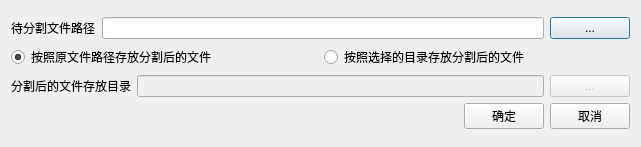
<?xml version="1.0" encoding="UTF-8"?>
<ui version="4.0">
 <class>DlgSplitFile</class>
 <widget class="QDialog" name="DlgSplitFile">
  <property name="geometry">
   <rect>
    <x>0</x>
    <y>0</y>
    <width>641</width>
    <height>147</height>
   </rect>
  </property>
  <property name="windowTitle">
   <string>分割文件</string>
  </property>
  <layout class="QGridLayout" name="gridLayout_7">
   <item row="0" column="0">
    <layout class="QGridLayout" name="gridLayout_6">
     <item row="0" column="0">
      <layout class="QGridLayout" name="gridLayout_4">
       <item row="0" column="0">
        <layout class="QGridLayout" name="gridLayout">
         <item row="0" column="0">
          <widget class="QLabel" name="label_2">
           <property name="text">
            <string>待分割文件路径</string>
           </property>
          </widget>
         </item>
         <item row="0" column="1">
          <widget class="QLineEdit" name="leMergedFilePath"/>
         </item>
         <item row="0" column="2">
          <widget class="QPushButton" name="btnMergedFilePath">
           <property name="text">
            <string>...</string>
           </property>
          </widget>
         </item>
        </layout>
       </item>
       <item row="1" column="0">
        <layout class="QGridLayout" name="gridLayout_3">
         <item row="0" column="0">
          <widget class="QRadioButton" name="rbSaveAsOldPath">
           <property name="text">
            <string>按照原文件路径存放分割后的文件</string>
           </property>
           <property name="checked">
            <bool>true</bool>
           </property>
          </widget>
         </item>
         <item row="0" column="1">
          <widget class="QRadioButton" name="brSaveAsSelectedDir">
           <property name="text">
            <string>按照选择的目录存放分割后的文件</string>
           </property>
          </widget>
         </item>
        </layout>
       </item>
       <item row="2" column="0">
        <layout class="QGridLayout" name="gridLayout_2">
         <item row="0" column="0">
          <widget class="QLabel" name="label">
           <property name="text">
            <string>分割后的文件存放目录</string>
           </property>
          </widget>
         </item>
         <item row="0" column="1">
          <widget class="QLineEdit" name="leSplittedFileDir">
           <property name="enabled">
            <bool>false</bool>
           </property>
          </widget>
         </item>
         <item row="0" column="2">
          <widget class="QPushButton" name="btnSplittedFileDir">
           <property name="enabled">
            <bool>false</bool>
           </property>
           <property name="text">
            <string>...</string>
           </property>
          </widget>
         </item>
        </layout>
       </item>
      </layout>
     </item>
     <item row="1" column="0">
      <layout class="QGridLayout" name="gridLayout_5">
       <item row="0" column="0">
        <spacer name="horizontalSpacer">
         <property name="orientation">
          <enum>Qt::Horizontal</enum>
         </property>
         <property name="sizeHint" stdset="0">
          <size>
           <width>40</width>
           <height>20</height>
          </size>
         </property>
        </spacer>
       </item>
       <item row="0" column="1">
        <widget class="QPushButton" name="btnOk">
         <property name="text">
          <string>确定</string>
         </property>
        </widget>
       </item>
       <item row="0" column="2">
        <widget class="QPushButton" name="btnCancel">
         <property name="text">
          <string>取消</string>
         </property>
        </widget>
       </item>
      </layout>
     </item>
    </layout>
   </item>
  </layout>
 </widget>
 <resources/>
 <connections/>
</ui>
